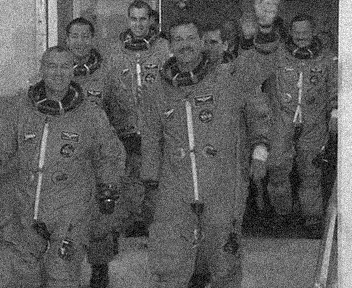
#> input picture MP Assignment/noisy.png, 352 x 288 px
$ python 6.py
#> lines starting #> are read from the running program, lines starting #| are printed output that depends on the picture
import cv2
import numpy as np

#reading the image and a copy
img = cv2.imread("noisy.png",cv2.IMREAD_GRAYSCALE)
#> img is the input picture: shape (288, 352); min 0, max 255, mean 92.3
img1 = img

#Gaussian blur for values range from 3 to 15 and showing them one by one
i = 3
while i <= 15:
	blur = cv2.GaussianBlur(img, (i,i), 0)
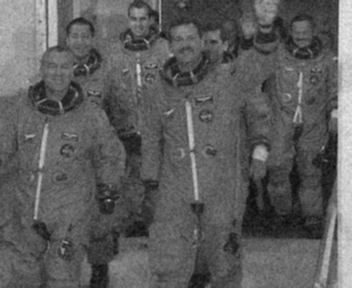
#> blur: shape (288, 352); min 12, max 234, mean 92.3
	res = np.hstack((img,blur)) #stacking images side-by-side
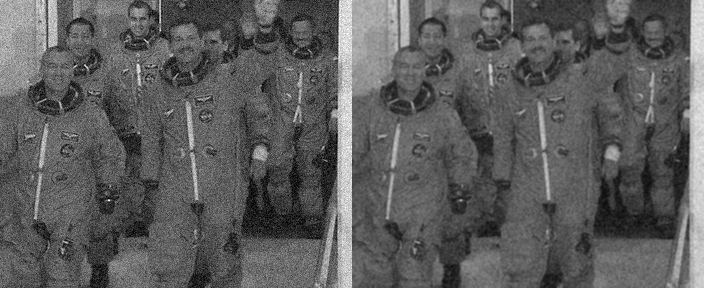
#> res: shape (288, 704); min 0, max 255, mean 92.3
	cv2.imshow('Original and Blurred with i = ' + str(i),res)
	cv2.waitKey(0)
	i = i + 2
